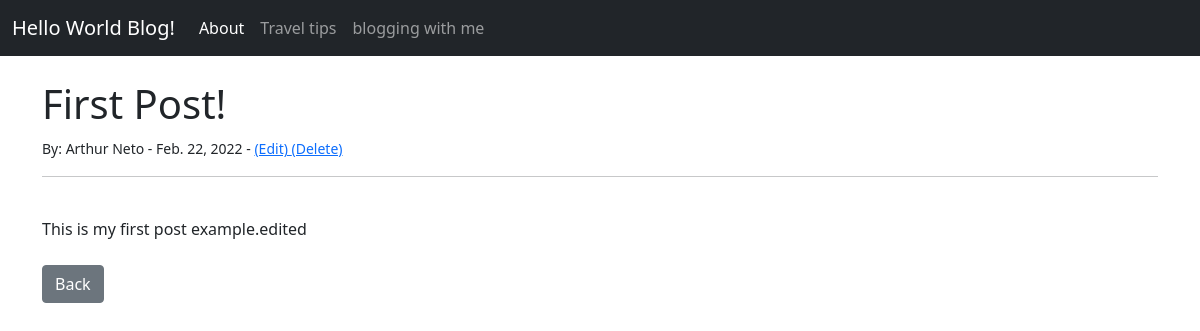
The app's page /article/1 with its own data.
### world/models.py (models this page shows, shortened)
class Post(models.Model):
    title = models.CharField(max_length=255)
    title_tag = models.CharField(max_length=255)
    author = models.ForeignKey(User, on_delete=models.CASCADE)
    body = models.TextField()
    publish_date =  models.DateField(auto_now_add=True)

### world/views.py (the view)
# urls.py: path('article/<int:pk>', ArticleView.as_view(), name='details-article'),
class ArticleView(DetailView):
    model = Post
    template_name = 'details_article.html'

### world/templates/details_article.html (shortened to what this page needs)
{% extends 'base.html' %}
{% block content %}
<h1>{{ post.title }}</h1>
<small>By:
        {{ post.author.first_name }}
        {{ post.author.last_name}} -
        {{ post.publish_date }} -
        <a href="{% url 'update_post' post.pk %}"> (Edit)
        </a>
        <a href="{% url 'post_delete' post.pk %}">(Delete)</a>
</small><br/>
<hr>
<br/>
{{ post.body }}
<br/><br/>
<a href="{% url 'index' %}"class="btn btn-secondary">Back</a>
{% endblock %}

### records on screen
Post: title "First Post!", author.first_name "Arthur", author.last_name "Neto", publish_date "Feb. 22, 2022", body "This is my first post example.edited"
